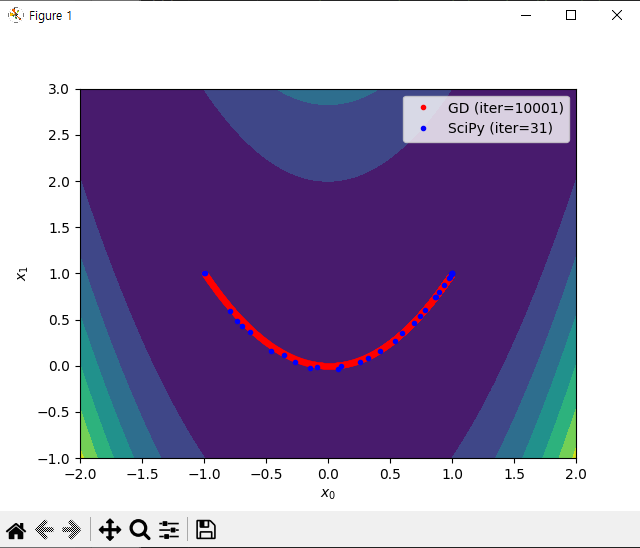

Recreate this plot in Python.
import numpy as np
import matplotlib.pyplot as plt
from scipy.optimize import minimize

if __name__ == '__main__':
    # Define a cost function and its gradient
    f   = lambda x: (1 - x[0])**2 + 100*(x[1] - x[0]**2)**2
    fd  = lambda x: np.array([400*(x[0]**3 - x[1]*x[0]) + 2*(x[0] - 1), 200*(x[1] - x[0]**2)]) # TODO: Fill the gradient vector as [df / dx[0], df / dx[1]]
    # df/dx = 400 (x^3 - yx) + 2(x-1), #df/dy = 200(y - x^2)

    # Define configuration
    x_init = [-1, 1]   # Please try other initial points
    learn_rate = 0.001 # Please try 0.01, 0.005, and 0.0001
    max_iter = 10000   # Please try 100, 1000, and 100000
    min_tol = 1e-6

    # Optimize the cost function using my gradient descent
    x = np.array(x_init)
    gd_xs = [x]
    for i in range(max_iter):
        # Run the gradient descent
        xp = x
        x = x - learn_rate*fd(x) # TODO: Implement your gradient descent
        gd_xs.append(x)

        # Check the terminal condition
        if np.linalg.norm(x - xp) < min_tol:
            break
    gd_xs = np.array(gd_xs)

    # Optimize the cost function using SciPy
    result = minimize(f, x_init, tol=min_tol, options={'maxiter': max_iter, 'return_all': True})
    sp_xs = np.array(result.allvecs)

    # Visualize the results
    x_range = np.linspace(-2, 2, 100)
    y_range = np.linspace(-1, 3, 100)
    xx, yy = np.meshgrid(x_range, y_range)
    zz = f((xx, yy))
    plt.contourf(xx, yy, zz)
    plt.plot(gd_xs[:,0], gd_xs[:,1], 'r.', label=f'GD (iter={len(gd_xs)})')
    plt.plot(sp_xs[:,0], sp_xs[:,1], 'b.', label=f'SciPy (iter={result.nit})')
    plt.xlabel('$x_0$')
    plt.ylabel('$x_1$')
    plt.legend()
    plt.show()
